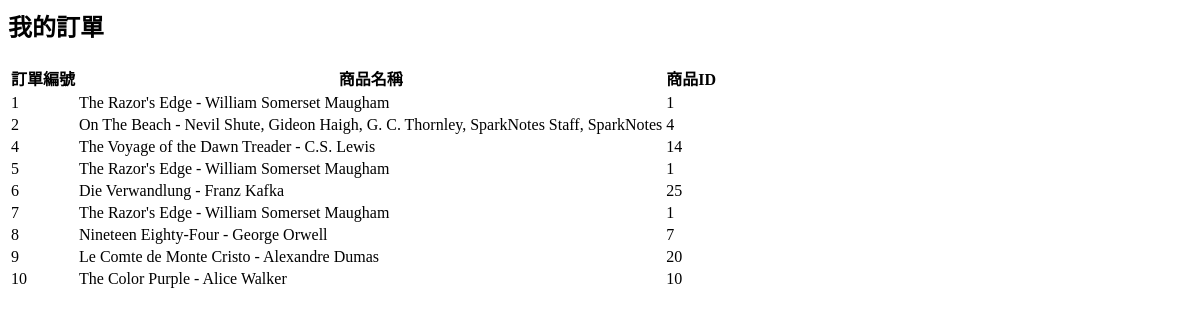
/orders (signed in), run on an earlier commit of the app's database.
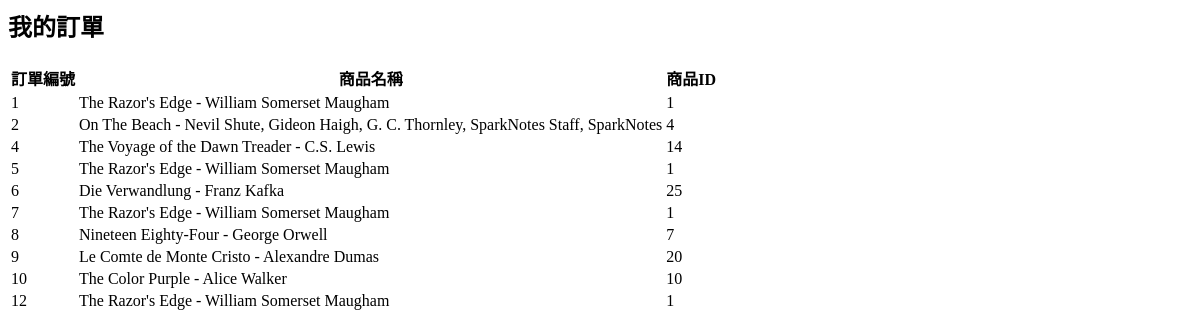
And on a later commit of the database.
### tables this page shows
CREATE TABLE Orders
		(orderId INTEGER PRIMARY KEY AUTOINCREMENT,
		userId INTEGER,
		productId INTEGER,
		FOREIGN KEY(userId) REFERENCES users(userId),
		FOREIGN KEY(productId) REFERENCES products(productId)
		);

CREATE TABLE products
		(productId INTEGER PRIMARY KEY,
		name TEXT,
		price REAL,
		description TEXT,
		image TEXT,
		stock INTEGER,
		categoryId INTEGER,
		FOREIGN KEY(categoryId) REFERENCES categories(categoryId)
		);

### main.py (the view)
@app.route("/orders")
def user_orders():
    if 'email' not in session:
        return redirect(url_for('loginForm'))
    user = query_db("SELECT userId FROM users WHERE email = ?", (session['email'],), one=True)
    if not user:
        return redirect(url_for('root'))
    userId = user[0]
    orders = query_db("""
        SELECT Orders.orderId, products.name, Orders.productId
        FROM Orders
        JOIN products ON Orders.productId = products.productId
        WHERE Orders.userId = ?
    """, (userId,))
    return render_template("user_orders.html", orders=orders)

### db.py (called while the page is built)
def query_db(query, args=(), one=False):
    with sqlite3.connect(DB_PATH) as conn:
        cur = conn.cursor()
        cur.execute(query, args)
        rv = cur.fetchall()
        return (rv[0] if rv else None) if one else rv

### templates/user_orders.html
<h2>我的訂單</h2>
<table>
    <tr>
        <th>訂單編號</th>
        <th>商品名稱</th>
        <th>商品ID</th>
    </tr>
    {% for order in orders %}
    <tr>
        <td>{{ order[0] }}</td>
        <td>{{ order[1] }}</td>
        <td>{{ order[2] }}</td>
    </tr>
    {% endfor %}
</table>

What changed in the data, as far as the page shows it:
added Orders: orderId "12", name "The Razor's Edge - William Somerset Maugham", productId "1"
